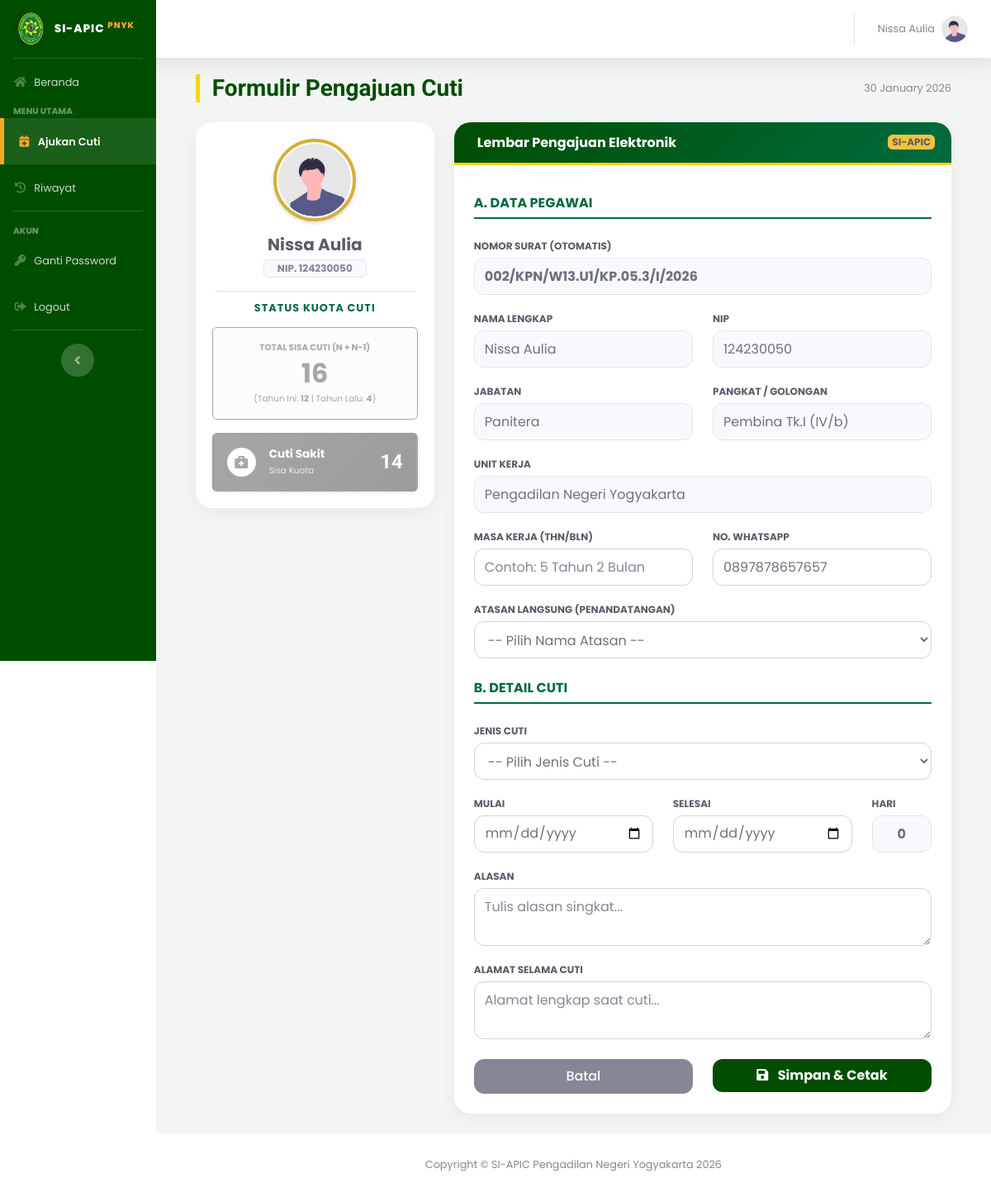
Before: /index.php?page=form_cuti (signed in) with the older database file.
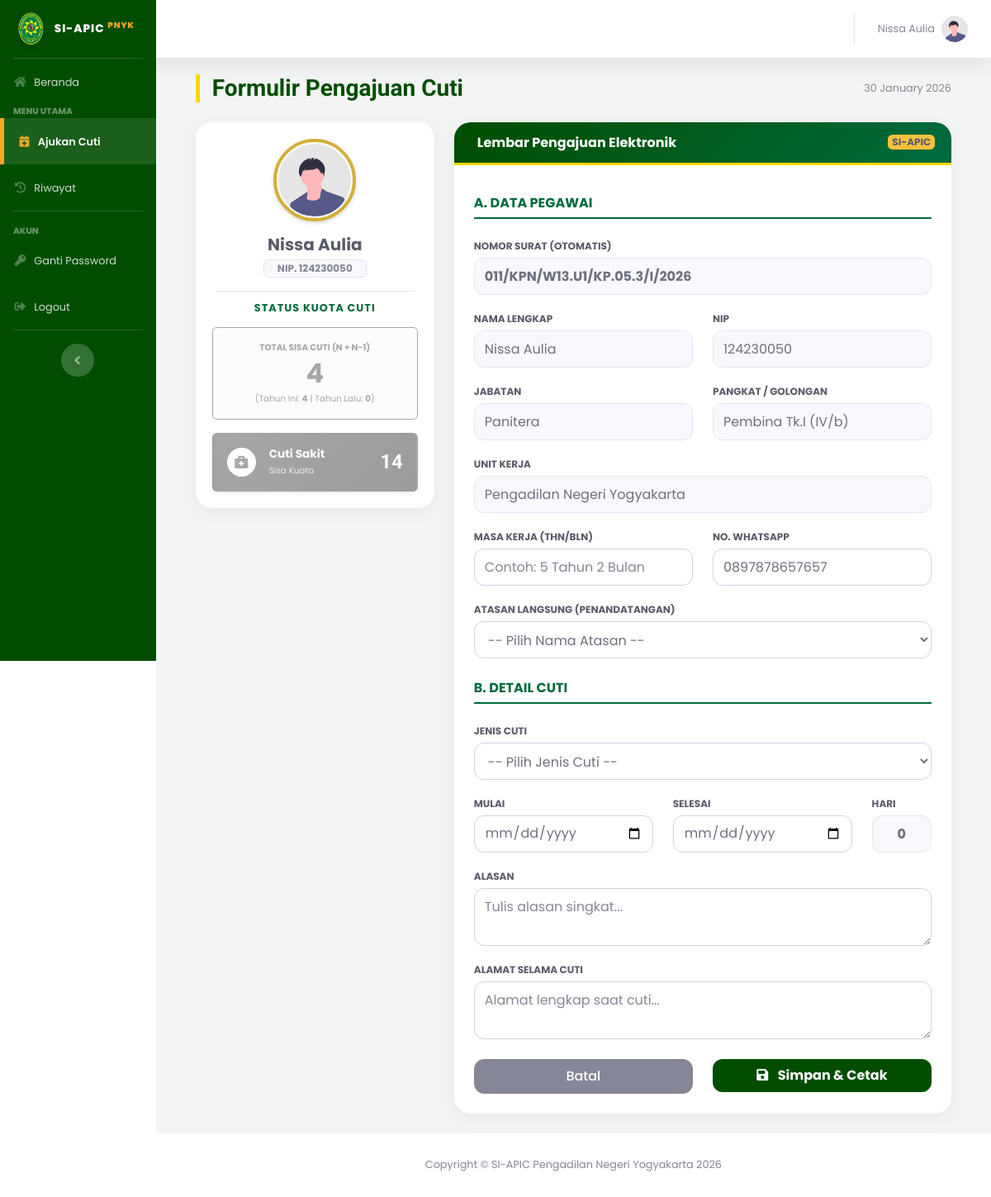
After: the same page with the newer database file.
### tables this page shows
CREATE TABLE `users` (
  `id_user` int(11) NOT NULL,
  `nip` varchar(30) NOT NULL,
  `password` varchar(255) NOT NULL,
  `nama_lengkap` varchar(100) NOT NULL,
  `jabatan` varchar(100) DEFAULT NULL,
  `pangkat` varchar(50) DEFAULT NULL,
  `unit_kerja` varchar(100) DEFAULT 'Pengadilan Negeri Yogyakarta',
  `no_telepon` varchar(20) DEFAULT NULL,
  `role` enum('admin','user') NOT NULL,
  `is_atasan_langsung` tinyint(1) DEFAULT 0 COMMENT '1=Bisa TTD, 0=Staf Biasa',
  `sisa_cuti_n` int(11) DEFAULT 12,
  `sisa_cuti_n1` int(11) DEFAULT 0,
  `sisa_cuti_n2` int(11) DEFAULT 0,
  `kuota_cuti_sakit` int(11) DEFAULT 14,
  `created_at` timestamp NOT NULL DEFAULT current_timestamp(),
  `status_akun` enum('aktif','nonaktif') DEFAULT 'aktif',
  `id_atasan` int(11) DEFAULT NULL
);

CREATE TABLE `pengajuan_cuti` (
  `id_pengajuan` int(11) NOT NULL,
  `id_user` int(11) NOT NULL,
  `jenis_cuti` varchar(50) DEFAULT NULL,
  `id_atasan` int(11) DEFAULT NULL,
  `id_jenis` int(11) NOT NULL,
  `nomor_surat` varchar(100) DEFAULT NULL,
  `tgl_pengajuan` date DEFAULT NULL,
  `tgl_mulai` date NOT NULL,
  `tgl_selesai` date NOT NULL,
  `lama_hari` int(11) NOT NULL,
  `alasan` text NOT NULL,
  `no_telepon` varchar(20) DEFAULT NULL,
  `masa_kerja` varchar(50) DEFAULT NULL,
  `alamat_cuti` text NOT NULL,
  `status` enum('Diajukan','Disetujui','Ditolak','Dibatalkan') DEFAULT 'Diajukan',
  `catatan_admin` text DEFAULT NULL,
  `created_at` timestamp NOT NULL DEFAULT current_timestamp(),
  `sisa_cuti_n` int(11) DEFAULT 0,
  `sisa_cuti_n1` int(11) DEFAULT 0,
  `dipotong_n1` int(11) DEFAULT 0,
  `dipotong_n` int(11) DEFAULT 0,
  `id_pejabat` int(11) DEFAULT 0
);

### pages/user/form_cuti.php (the view, shortened to what the changed rows need)
<?php
$id_user = $_SESSION['id_user'];
$query_user = mysqli_query($koneksi, "SELECT * FROM users WHERE id_user='$id_user'");
$user = mysqli_fetch_array($query_user);
$total_kuota_tahunan = $user['sisa_cuti_n'] + $user['sisa_cuti_n1'];
$tahun_ini = date('Y');
$bulan_ini = date('n');
$romawi    = [ 1 => "I", 2 => "II", 3 => "III", 4 => "IV", 5 => "V", 6 => "VI", 7 => "VII", 8 => "VIII", 9 => "IX", 10 => "X", 11 => "XI", 12 => "XII" ];
$bulan_romawi = $romawi[$bulan_ini];
$q_cek_no = mysqli_query($koneksi, "SELECT nomor_surat FROM pengajuan_cuti WHERE nomor_surat LIKE '%/$tahun_ini' ORDER BY id_pengajuan DESC LIMIT 1");
$row_no   = mysqli_fetch_array($q_cek_no);
if ($row_no) {
    $pecah_no = explode('/', $row_no['nomor_surat']);
    $last_no  = (int)$pecah_no[0];
    $urut     = $last_no + 1;
} else {
    $urut = 1;
}
$no_urut_format = sprintf("%03d", $urut);
$no_surat_auto  = "$no_urut_format/KPN/W13.U1/KP.05.3/$bulan_romawi/$tahun_ini";
?>
<div class="container-fluid">
    <div class="d-sm-flex align-items-center justify-content-between mb-4">
        <h1 class="h3 mb-0 page-title-pn">Formulir Pengajuan Cuti</h1>
        <span class="text-muted small"><?php echo date('d F Y'); ?></span>
    </div>
    <div class="row">
        <div class="col-lg-4 mb-4">
            <div class="card shadow-sm mb-4" style="border-top: 5px solid var(--pn-gold-dark); border-radius: 15px;">
                <div class="card-body text-center pb-2">
                    <div class="mb-3 mx-auto shadow-sm" style="width: 100px; height: 100px; border-radius: 50%; overflow: hidden; border: 4px solid var(--pn-gold-dark); padding: 2px;">
                        <img src="assets/img/undraw_profile.svg" style="width: 100%; height: 100%; object-fit: cover; border-radius: 50%;">
                    </div>
                    <h5 class="font-weight-bold text-dark mb-1"><?php echo $user['nama_lengkap']; ?></h5>
                    <span class="badge badge-light border px-3 py-1 text-muted">NIP. <?php echo $user['nip']; ?></span>
                </div>
                <hr class="mx-4 my-2">
                <div class="card-body pt-1">
                    <h6 class="font-weight-bold text-center mb-3" style="color: var(--pn-green-light); font-size: 0.8rem; letter-spacing: 1px;">STATUS KUOTA CUTI</h6>
                    <div id="box-tahunan" class="quota-box p-3 rounded text-center d-flex flex-column justify-content-center mb-3" style="background-color: #f0fdf4; border: 1px solid var(--pn-green-light);">
                        <small class="text-uppercase font-weight-bold" style="color: var(--pn-green-light); font-size: 0.65rem;">Total Sisa Cuti (N + N-1)</small>
                        <h2 class="font-weight-bold mb-0 mt-1" style="color: var(--pn-green-light);"><?php echo $total_kuota_tahunan; ?></h2>
                        <div style="font-size: 0.65rem; color: var(--pn-green-light);" class="mt-1">
                            (Tahun Ini: <b><?php echo $user['sisa_cuti_n']; ?></b> | Tahun Lalu: <b><?php echo $user['sisa_cuti_n1']; ?></b>)
                        </div>
                    </div>
                    <div id="box-sakit" class="quota-box rounded p-3 d-flex align-items-center justify-content-between shadow-sm" style="background: linear-gradient(135deg, #006B3F 0%, #004d2d 100%); color: white;">
                        <div class="d-flex align-items-center">
                            <div class="bg-white rounded-circle d-flex align-items-center justify-content-center mr-3" style="width: 35px; height: 35px; color: var(--pn-green-light);">
                                <i class="fas fa-briefcase-medical"></i>
                            </div>
                            <div style="line-height: 1.2;">
                                <span class="d-block font-weight-bold" style="font-size: 0.85rem;">Cuti Sakit</span>
                                <small style="opacity: 0.8; font-size: 0.65rem;">Sisa Kuota</small>
                            </div>
                        </div>
                        <div class="text-right">
                            <span class="h4 font-weight-bold mb-0"><?php echo $user['kuota_cuti_sakit']; ?></span>
                        </div>
                    </div>
                </div>
            </div>
        </div>
        <div class="col-lg-8">
            <div class="card card-pn mb-4">
                <div class="card-header-pn d-flex justify-content-between align-items-center">
                    <h6 class="m-0 font-weight-bold"><i class="fas fa-file-edit mr-2"></i>Lembar Pengajuan Elektronik</h6>
                    <small class="badge badge-warning text-dark font-weight-bold">SI-APIC</small>
                </div>
                <div class="card-body px-4 py-4">
                    <form action="pages/user/proses_cuti.php" method="POST" id="formCuti">
                        <div class="section-title">A. DATA PEGAWAI</div>
                        <div class="form-group">
                            <label class="form-label-pro">Nomor Surat (Otomatis)</label>
                            <input type="text" name="no_surat" class="form-control form-control-pro bg-readonly font-weight-bold" value="<?php echo $no_surat_auto; ?>" readonly>
                        </div>
                        <div class="row">
                            <div class="col-md-6 form-group">
                                <label class="form-label-pro">Nama Lengkap</label>
                                <input type="text" class="form-control form-control-pro bg-readonly" value="<?php echo $user['nama_lengkap']; ?>" readonly>
                            </div>
                            <div class="col-md-6 form-group">
                                <label class="form-label-pro">NIP</label>
                                <input type="text" class="form-control form-control-pro bg-readonly" value="<?php echo $user['nip']; ?>" readonly>
                            </div>
                        </div>
                        <div class="row">
                            <div class="col-md-6 form-group">
                                <label class="form-label-pro">Jabatan</label>
                                <input type="text" class="form-control form-control-pro bg-readonly" value="<?php echo $user['jabatan']; ?>" readonly>
                            </div>
                            <div class="col-md-6 form-group">
                                <label class="form-label-pro">Pangkat / Golongan</label>
                                <input type="text" class="form-control form-control-pro bg-readonly" value="<?php echo $user['pangkat']; ?>" readonly>
                            </div>
                        </div>
                        <div class="form-group">
                            <label class="form-label-pro">Unit Kerja</label>
                            <input type="text" class="form-control form-control-pro bg-readonly" value="<?php echo $user['unit_kerja']; ?>" readonly>
                        </div>
                        <div class="row">
                            <div class="col-md-6 form-group">
                                <label class="form-label-pro">Masa Kerja (Thn/Bln)</label>
                                <input type="text" name="masa_kerja" class="form-control form-control-pro" placeholder="Contoh: 5 Tahun 2 Bulan">
                            </div>
                            <div class="col-md-6 form-group">
                                <label class="form-label-pro">No. WhatsApp</label>
                                <input type="number" name="no_telepon" class="form-control form-control-pro" value="<?php echo $user['no_telepon']; ?>" required>
                            </div>
                        </div>
                        <div class="form-group">
                            <label class="form-label-pro">Atasan Langsung (Penandatangan)</label>
                            <select name="id_pejabat" class="form-control form-control-pro" required>
                                <option value="">-- Pilih Nama Atasan --</option>
                            </select>
                        </div>
                        <div class="section-title mt-4">B. DETAIL CUTI</div>
                        <div class="form-group">
                            <label class="form-label-pro">Jenis Cuti</label>
                            <select name="id_jenis" id="jenis_cuti" class="form-control form-control-pro" required onchange="updateKalkulasi()">
                                <option value="" data-nama="">-- Pilih Jenis Cuti --</option>
                            </select>
                        </div>
                        <div class="row">
                            <div class="col-md-5 form-group">
                                <label class="form-label-pro">Mulai</label>
                                <input type="date" name="tgl_mulai" id="tgl_mulai" class="form-control form-control-pro" required onchange="updateKalkulasi()">
                            </div>
                            <div class="col-md-5 form-group">
                                <label class="form-label-pro">Selesai</label>
                                <input type="date" name="tgl_selesai" id="tgl_selesai" class="form-control form-control-pro" required onchange="updateKalkulasi()">
                            </div>
                            <div class="col-md-2 form-group">
                                <label class="form-label-pro">Hari</label>
                                <input type="text" name="lama_hari" id="lama_hari" class="form-control form-control-pro bg-readonly text-center font-weight-bold" readonly value="0">
                            </div>
                        </div>
                        <div class="form-group">
                            <label class="form-label-pro">Alasan</label>
                            <textarea name="alasan" class="form-control form-control-pro" rows="2" required placeholder="Tulis alasan singkat..."></textarea>
                        </div>
                        <div class="form-group">
                            <label class="form-label-pro">Alamat Selama Cuti</label>
                            <textarea name="alamat_cuti" class="form-control form-control-pro" rows="2" required placeholder="Alamat lengkap saat cuti..."></textarea>
                        </div>
                        <div class="row mt-4">
                            <div class="col-6">
                                <a href="index.php" class="btn btn-secondary btn-block py-2">Batal</a>
                            </div>
                            <div class="col-6">
                                <button type="submit" id="btnSubmit" class="btn btn-pn btn-block py-2 shadow">
                                    <i class="fas fa-save mr-2"></i> Simpan & Cetak
                                </button>
                            </div>
                        </div>
                    </form>
                </div>
            </div>
        </div>
    </div>
</div>

Changed rows visible on the page:
no longer on this page (row unchanged): pengajuan_cuti: no_surat "002/KPN/W13.U1/KP.05.3/I/2026"
changed users "Nissa Aulia": sisa_cuti_n "16" → "4"; sisa_cuti_n "12" → "4"; sisa_cuti_n1 "4" → "0"
added pengajuan_cuti: no_surat "011/KPN/W13.U1/KP.05.3/I/2026"
